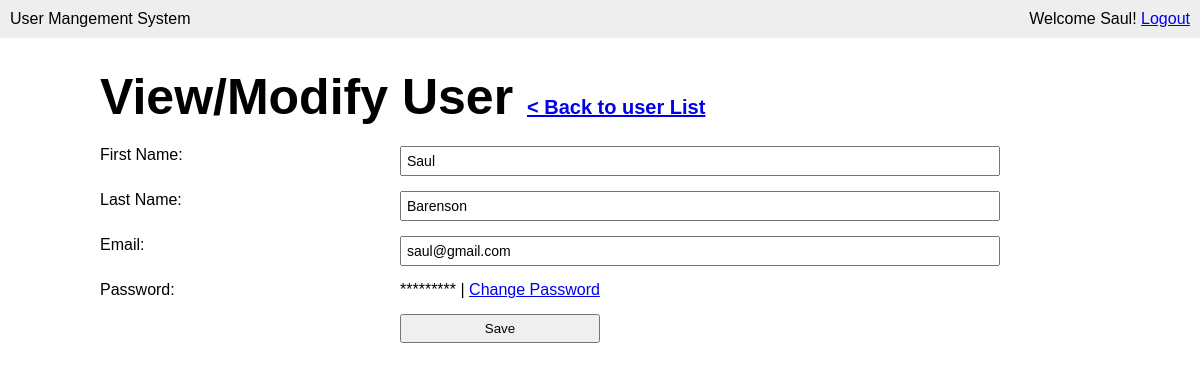
The page /modify-user.php?user_id=5 (signed in) on the database its author committed.
### tables this page shows
CREATE TABLE IF NOT EXISTS `user` (
  `id` int(11) NOT NULL AUTO_INCREMENT,
  `first_name` varchar(100) NOT NULL,
  `last_name` varchar(100) NOT NULL,
  `email` varchar(100) NOT NULL,
  `password` varchar(8) NOT NULL,
  `last_login` datetime DEFAULT CURRENT_TIMESTAMP,
  `is_deleted` tinyint(1) NOT NULL,
  PRIMARY KEY (`id`)
);

### modify-user.php (the view, shortened to what this page needs)
<?php require_once('inc/connection.php'); ?>
<?php
	$user_id = '';
	$first_name = '';
	$last_name = '';
	$email = '';
	if (isset($_GET['user_id'])) {
		$user_id = mysqli_real_escape_string($connection, $_GET['user_id']);
		$query = "SELECT * FROM user WHERE id = {$user_id} LIMIT 1";
		$result_set = mysqli_query($connection, $query);
		if ($result_set) {
			if (mysqli_num_rows($result_set) == 1) {
				$result = mysqli_fetch_assoc($result_set);
				$first_name = $result['first_name'];
				$last_name = $result['last_name'];
				$email = $result['email'];
			} else {
				header('Location: users.php?err=user_not_found');
			}
		} else {
			header('Location: users.php?err=query_failed');
		}
	}
 ?>
<!DOCTYPE html>
<html lang="en">
<head>
	<link rel="stylesheet" href="css/main.css">
</head>
<body>
	<header>
		<div class="appname">User Mangement System</div>
		<div class="loggedin">Welcome <?php echo $_SESSION['first_name']; ?>! <a href="logout.php">Logout</a></div>
	</header>
	<main>
		<h1>View/Modify User <span><a href="users.php">< Back to user List</a></span></h1>
		<form action="modify-user.php" class="userform" method="post">
			<p>
				<label for="">First Name:</label>
				<input type="text" name="first_name" <?php echo 'value="' .$first_name . '"'; ?>>
			</p>
			<p>
				<label for="">Last Name:</label>
				<input type="text" name="last_name" <?php echo 'value="' .$last_name . '"'; ?>>
			</p>
			<p>
				<label for="">Email:</label>
				<input type="text" name="email" <?php echo 'value="' .$email . '"'; ?>>
			</p>
			<p>
				<label for="">Password:</label>
				<span>*********</span> | <a href="change-password.php?user_id=<?php echo $user_id; ?>">Change Password</a>
			</p>
			<p>
				<label for="">&nbsp;</label>
				<button type="submit" name="submit">Save</button>
			</p>
		</form>
	</main>
</body>
</html>

### css/main.css (style rules this page uses)
* { margin: 0; }
body { font-family: Arial, "Helvetica Neue", Helvetica, sans-serif; font-size: 16px; }
p { margin-bottom: 15px; }
input { display: block; width: 100%; padding: 5px; -webkit-box-sizing: border-box; -moz-box-sizing: border-box; box-sizing: border-box; font-size: 14px; }
button { width: 100%; padding: 5px; -webkit-box-sizing: border-box; -moz-box-sizing: border-box; box-sizing: border-box; }
header { background: #eee; overflow: auto; padding: 10px; }
header .appname { float: left; }
header .loggedin { float: right; }
main { width: 1000px; margin: 30px auto; }
main h1 { margin-bottom: 20px; font-size: 50px; }
main h1 span { font-size: 20px; }
form.userform label { width: 30%; float: left; }
form.userform input { width: 60%; }
form.userform button { width: 200px; }

### rows shown on the page
user: first_name "Saul", last_name "Barenson", email "saul@gmail.com"

### other values the page prints
$_SESSION['first_name'] "Saul"
